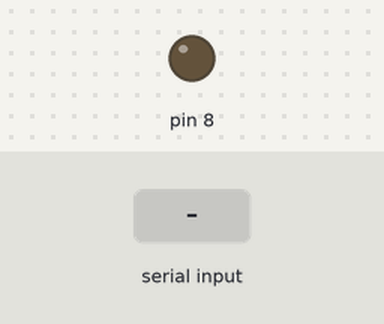
The sketch below on a simulated Arduino Uno, built with avr-gcc and run on an emulated ATmega328P. On the bench: output pins drawn as LEDs (lit = HIGH). The test bench sets the inputs (shaded band).

Above: at 1.2 s.
1.3 s: "on\n" received over Serial
At 2.3 s:
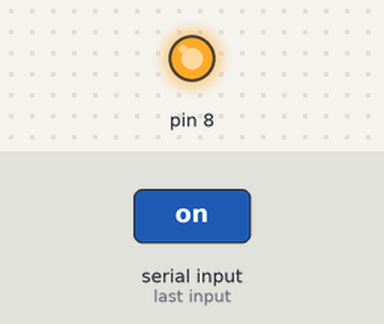
2.8 s: "off\n" received over Serial
At 3.5 s:
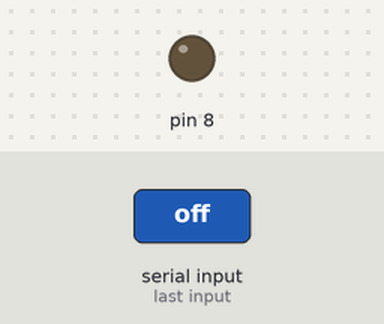
Timing chart, 0 to 5.8 s (numbered marks = the images above; inputs shaded):
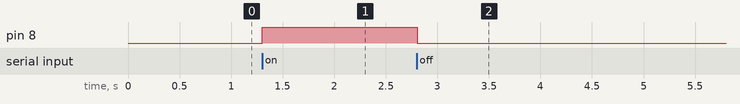

Measured:
- after the input at 1.3 s, pin 8: LOW → HIGH at once
- after the input at 2.8 s, pin 8: HIGH → LOW at once

The sketch:

UART.ino
```cpp
void setup() {
  Serial.begin(9600); // Khởi tạo Serial với tốc độ Baudrate 9600
  pinMode(8,OUTPUT); //Trên board Uno có một con Led và nó được gắn nối thông quachân D13
}

void loop() {
// put your main code here, to run repeatedly:
  if(Serial.available()>0){
    String str = Serial.readStringUntil('\n'); // Khởi tạo chuỗi để nó lưu từng byte data kí tự, 1 ký tự = 1 byte
    if(str == "on")
      digitalWrite(8,HIGH);// Nếu chuỗi mình gửi nó nhận là on thì đèn sáng
    if(str == "off")
      digitalWrite(8,LOW);// Nếu chuỗi mình gửi nó nhận là off thì đèn tắt
  }
}
```
